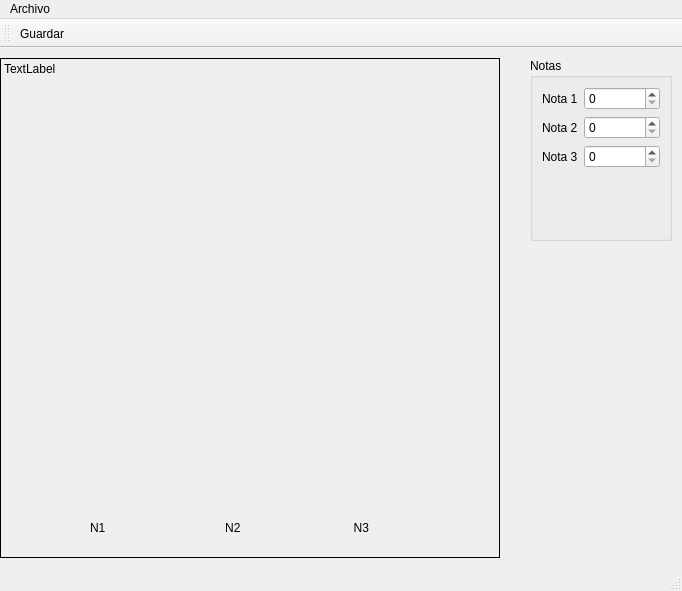
<?xml version="1.0" encoding="UTF-8"?>
<ui version="4.0">
 <class>Principal</class>
 <widget class="QMainWindow" name="Principal">
  <property name="geometry">
   <rect>
    <x>0</x>
    <y>0</y>
    <width>682</width>
    <height>591</height>
   </rect>
  </property>
  <property name="windowTitle">
   <string>Principal</string>
  </property>
  <widget class="QWidget" name="centralwidget">
   <widget class="QLabel" name="outCuadro">
    <property name="geometry">
     <rect>
      <x>0</x>
      <y>10</y>
      <width>500</width>
      <height>500</height>
     </rect>
    </property>
    <property name="minimumSize">
     <size>
      <width>500</width>
      <height>500</height>
     </size>
    </property>
    <property name="frameShape">
     <enum>QFrame::Box</enum>
    </property>
    <property name="text">
     <string>TextLabel</string>
    </property>
    <property name="alignment">
     <set>Qt::AlignLeading|Qt::AlignLeft|Qt::AlignTop</set>
    </property>
   </widget>
   <widget class="QWidget" name="widget" native="true">
    <property name="geometry">
     <rect>
      <x>530</x>
      <y>10</y>
      <width>142</width>
      <height>183</height>
     </rect>
    </property>
    <layout class="QVBoxLayout" name="verticalLayout">
     <item>
      <widget class="QGroupBox" name="groupBox">
       <property name="title">
        <string>Notas</string>
       </property>
       <layout class="QFormLayout" name="formLayout">
        <item row="0" column="0">
         <widget class="QLabel" name="label">
          <property name="text">
           <string>Nota 1</string>
          </property>
         </widget>
        </item>
        <item row="0" column="1">
         <widget class="QSpinBox" name="inNota1"/>
        </item>
        <item row="1" column="0">
         <widget class="QLabel" name="label_2">
          <property name="text">
           <string>Nota 2</string>
          </property>
         </widget>
        </item>
        <item row="1" column="1">
         <widget class="QSpinBox" name="inNota2"/>
        </item>
        <item row="2" column="0">
         <widget class="QLabel" name="label_3">
          <property name="text">
           <string>Nota 3</string>
          </property>
         </widget>
        </item>
        <item row="2" column="1">
         <widget class="QSpinBox" name="inNota3"/>
        </item>
       </layout>
      </widget>
     </item>
    </layout>
   </widget>
   <widget class="QLabel" name="promedio">
    <property name="geometry">
     <rect>
      <x>560</x>
      <y>200</y>
      <width>91</width>
      <height>31</height>
     </rect>
    </property>
    <property name="text">
     <string/>
    </property>
   </widget>
   <widget class="QLabel" name="label_4">
    <property name="geometry">
     <rect>
      <x>90</x>
      <y>470</y>
      <width>281</width>
      <height>20</height>
     </rect>
    </property>
    <property name="styleSheet">
     <string notr="true"/>
    </property>
    <property name="text">
     <string>N1                                    N2                                  N3</string>
    </property>
   </widget>
  </widget>
  <widget class="QMenuBar" name="menubar">
   <property name="geometry">
    <rect>
     <x>0</x>
     <y>0</y>
     <width>682</width>
     <height>21</height>
    </rect>
   </property>
   <widget class="QMenu" name="menuArchivo">
    <property name="title">
     <string>Archivo</string>
    </property>
    <addaction name="actionGuardar"/>
    <addaction name="actionSalir"/>
   </widget>
   <addaction name="menuArchivo"/>
  </widget>
  <widget class="QStatusBar" name="statusbar"/>
  <widget class="QToolBar" name="toolBar">
   <property name="windowTitle">
    <string>toolBar</string>
   </property>
   <attribute name="toolBarArea">
    <enum>TopToolBarArea</enum>
   </attribute>
   <attribute name="toolBarBreak">
    <bool>false</bool>
   </attribute>
   <addaction name="actionGuardar"/>
  </widget>
  <action name="actionGuardar">
   <property name="icon">
    <iconset resource="Resources.qrc">
     <normaloff>:/img/Save.ico</normaloff>:/img/Save.ico</iconset>
   </property>
   <property name="text">
    <string>Guardar</string>
   </property>
   <property name="shortcut">
    <string>Ctrl+S</string>
   </property>
  </action>
  <action name="actionSalir">
   <property name="text">
    <string>Salir</string>
   </property>
   <property name="shortcut">
    <string>Ctrl+Q</string>
   </property>
  </action>
 </widget>
 <resources>
  <include location="Resources.qrc"/>
 </resources>
 <connections>
  <connection>
   <sender>actionSalir</sender>
   <signal>triggered()</signal>
   <receiver>Principal</receiver>
   <slot>close()</slot>
   <hints>
    <hint type="sourcelabel">
     <x>-1</x>
     <y>-1</y>
    </hint>
    <hint type="destinationlabel">
     <x>340</x>
     <y>295</y>
    </hint>
   </hints>
  </connection>
 </connections>
</ui>
